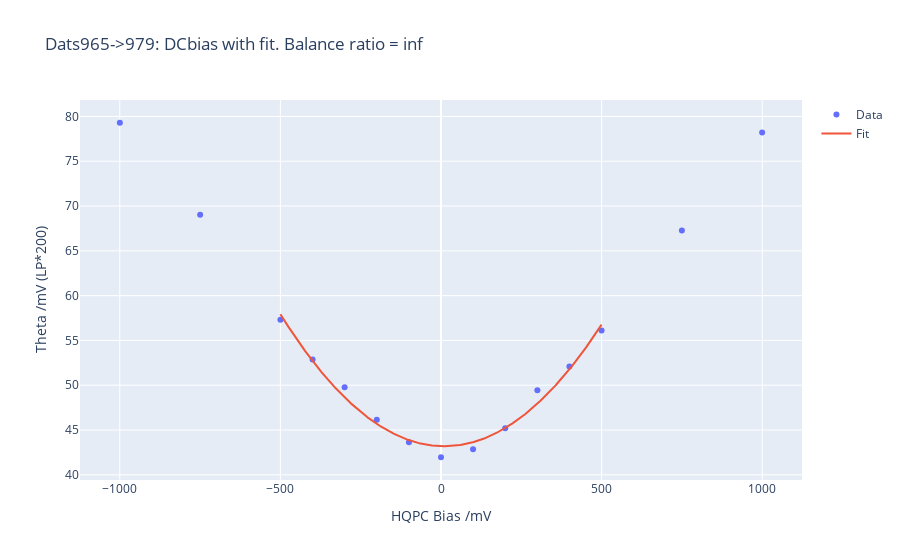

This figure's notebook cell:
### Code cell
# dats = get_dats(range(735, 749+1))  # Best of Correct Channel biases and HQPC at half first plateau
dats = get_dats(range(965, 979+1))  # HQPC in 1st plateau


thetas = [dat.Transition.avg_fit.best_values.theta for dat in dats]
bias = [dat.Logs.fds['R2T(10M)'] for dat in dats]

idxs = CU.get_data_index(bias, [500, -500])

quad = lm.models.QuadraticModel()
pars = quad.make_params()
pars['b'].value = 0
pars['b'].vary = True
ftheta = thetas[idxs[0]:idxs[1]+1]
fbias= bias[idxs[0]:idxs[1]+1]
fit = quad.fit(ftheta, x=fbias, params=pars)

fig = go.Figure()
fig.add_trace(go.Scatter(x=bias, y=thetas, name='Data', mode='markers'))
x = np.linspace(fbias[0], fbias[-1], 1000)
fig.add_trace(go.Scatter(x=x, y=fit.eval(x=x), name='Fit', mode='lines'))
fig.update_layout(xaxis_title='HQPC Bias /mV', yaxis_title='Theta /mV (LP*200)', title=f'Dats{dats[0].datnum}->{dats[-1].datnum}: DCbias with fit. Balance ratio = {dats[0].Logs.fds["R2T(10M)"]/dats[0].Logs.fds["TC/0.001"]:.4f}')
fig.write_html(export_path+f'Dats{dats[0].datnum}-{dats[-1].datnum}DCbiasWithFit.html')
fig.show()

### Figure 1 — Plotly figure (JSON) as saved in the notebook; plotly's stock layout.template omitted (floating-point values rounded to 4 significant figures; data arrays with more than 128 entries replaced by an {"elided": "..."} marker saying what was removed)
{"data": [{"mode": "markers", "name": "Data", "type": "scatter", "x": [999.8, 749.8, 499.9, 399.8, 300, 199.9, 99.8, 0, -99.79, -199.9, -300.0, -399.8, -499.9, -749.8, -999.8], "y": [78.2, 67.27, 56.11, 52.09, 49.44, 45.18, 42.85, 41.96, 43.64, 46.15, 49.77, 52.87, 57.3, 69.03, 79.3]}, {"mode": "lines", "name": "Fit", "type": "scatter", "x": {"elided": "1000 float values"}, "y": {"elided": "1000 float values"}}], "layout": {"autosize": true, "title": {"text": "Dats965->979: DCbias with fit. Balance ratio = inf"}, "xaxis": {"autorange": true, "range": [-1118.0, 1118.0], "title": {"text": "HQPC Bias /mV"}, "type": "linear"}, "yaxis": {"autorange": true, "range": [39.23, 82.03], "title": {"text": "Theta /mV (LP*200)"}, "type": "linear"}}}
